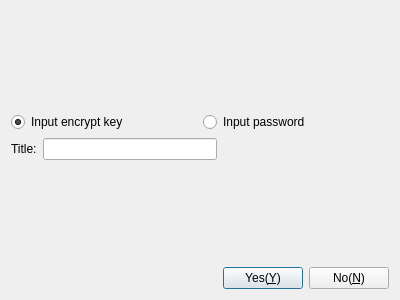
<?xml version="1.0" encoding="UTF-8"?>
<ui version="4.0">
 <class>CDlgInputPassword</class>
 <widget class="QDialog" name="CDlgInputPassword">
  <property name="geometry">
   <rect>
    <x>0</x>
    <y>0</y>
    <width>400</width>
    <height>300</height>
   </rect>
  </property>
  <property name="windowTitle">
   <string>Input password</string>
  </property>
  <layout class="QGridLayout" name="gridLayout">
   <item row="0" column="0">
    <spacer name="verticalSpacer_2">
     <property name="orientation">
      <enum>Qt::Vertical</enum>
     </property>
     <property name="sizeHint" stdset="0">
      <size>
       <width>20</width>
       <height>40</height>
      </size>
     </property>
    </spacer>
   </item>
   <item row="1" column="0" colspan="3">
    <layout class="QHBoxLayout" name="horizontalLayout_3">
     <item>
      <widget class="QRadioButton" name="rbKey">
       <property name="text">
        <string>Input encrypt key</string>
       </property>
       <property name="checked">
        <bool>true</bool>
       </property>
      </widget>
     </item>
     <item>
      <widget class="QRadioButton" name="rbPassword">
       <property name="text">
        <string>Input password</string>
       </property>
      </widget>
     </item>
    </layout>
   </item>
   <item row="2" column="0" colspan="2">
    <layout class="QHBoxLayout" name="horizontalLayout_2">
     <item>
      <widget class="QLabel" name="lbTitle">
       <property name="text">
        <string>Title:</string>
       </property>
      </widget>
     </item>
     <item>
      <widget class="QLineEdit" name="lePassword">
       <property name="echoMode">
        <enum>QLineEdit::Password</enum>
       </property>
      </widget>
     </item>
    </layout>
   </item>
   <item row="3" column="1">
    <spacer name="verticalSpacer">
     <property name="orientation">
      <enum>Qt::Vertical</enum>
     </property>
     <property name="sizeHint" stdset="0">
      <size>
       <width>20</width>
       <height>93</height>
      </size>
     </property>
    </spacer>
   </item>
   <item row="4" column="2">
    <layout class="QHBoxLayout" name="horizontalLayout">
     <item>
      <widget class="QPushButton" name="pbYes">
       <property name="text">
        <string>Yes(&amp;Y)</string>
       </property>
      </widget>
     </item>
     <item>
      <widget class="QPushButton" name="pbNo">
       <property name="text">
        <string>No(&amp;N)</string>
       </property>
      </widget>
     </item>
    </layout>
   </item>
  </layout>
 </widget>
 <resources/>
 <connections/>
</ui>
